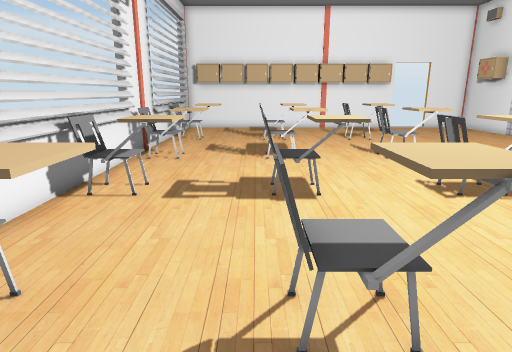
View 1 (above)

16 first-person views from a walk through a scene from a Unity 3-D project. The camera is 1.3 m above the floor, tilts 14° down and sees 75° across. The floor is counted in squares, 0.5 m on a side. Each view is taken from the middle of a square. On the plan, view 1 faces up. The plan holds only what a view shows up to about 20 squares ahead; the rest is blank. Some animated figures are not drawn. Door leaves are left out, so doorways stand open. Some surface patterns are stand-ins.

View 2
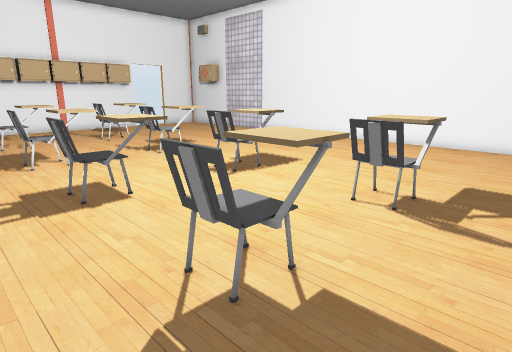

View 3
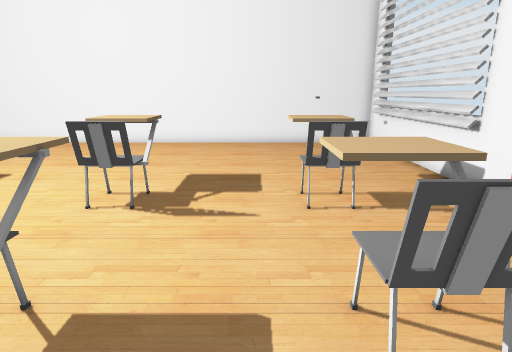

View 4
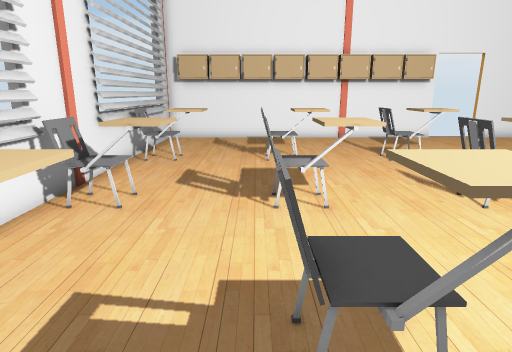

View 5
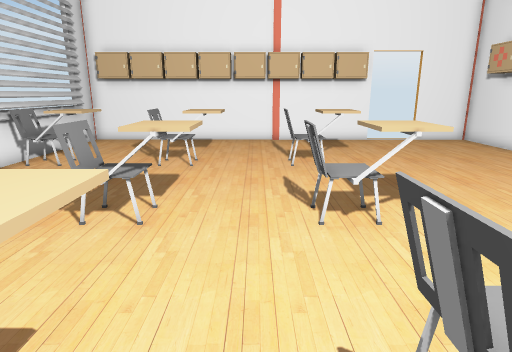

View 6
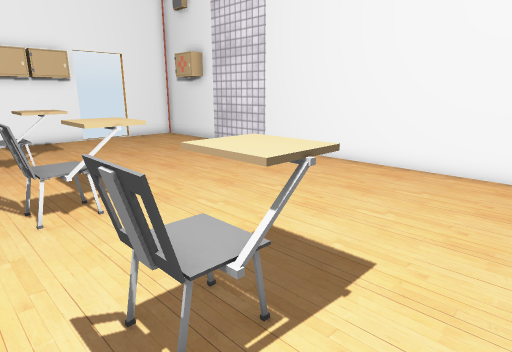

View 7
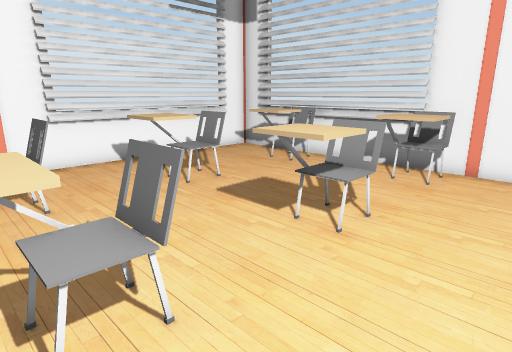

View 8
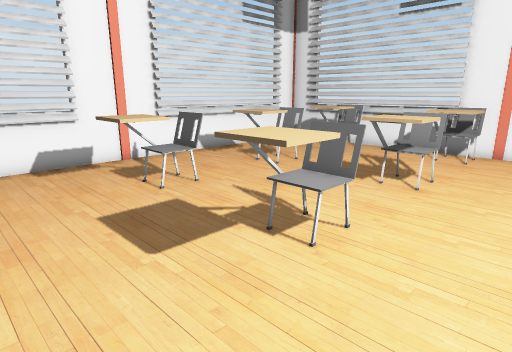

View 9
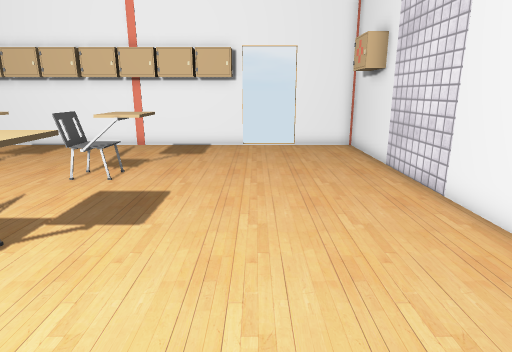

View 10
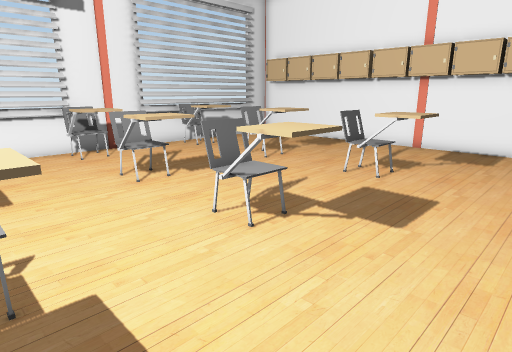

View 11
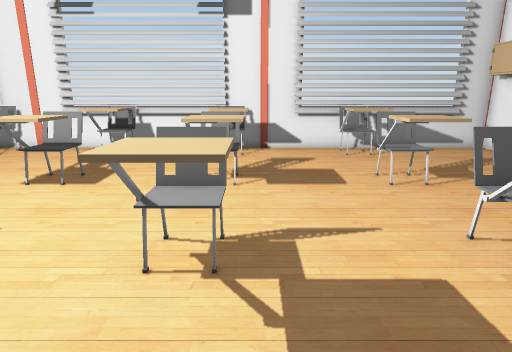

View 12
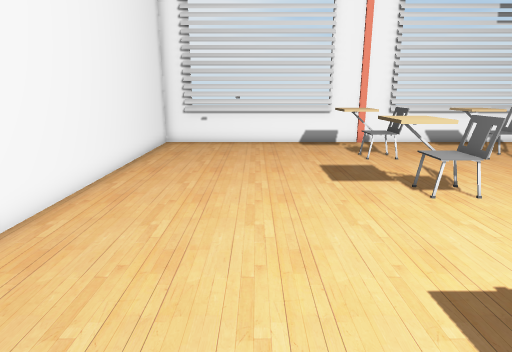

View 13
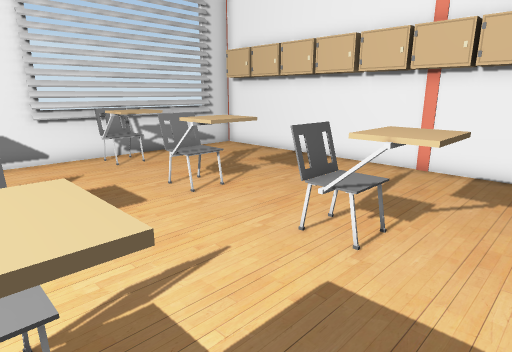

View 14
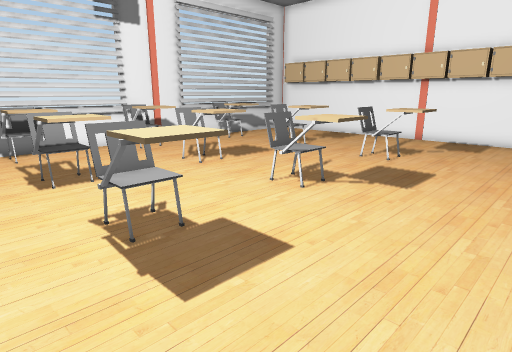

View 15
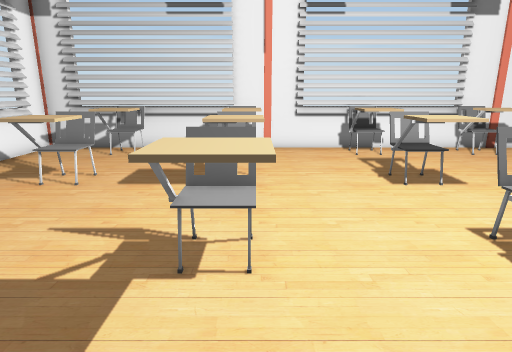

View 16
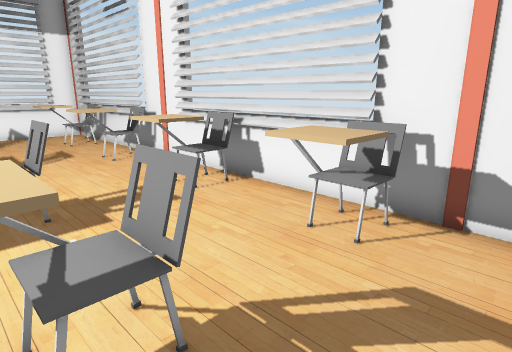

### Floor plan
Points are (right, up) in squares from view 1. A wall is a line through its corners. A room is listed if a view was taken in it or the views show most of it. See-through windows are left out.
Room 1 (views 1, 2, 3, 4, 5, 6, 7, 8, 9, 10, 11, 12, 13, 14, 15, 16)
walls: (3.6, 26) (-1.5, 26); (10.4, 26) (5.4, 26); (-5.2, 26) (-5.2, -6) (15.9, -6) (15.9, 26) (12.9, 26)
ways out: open door at (12, 26)
objects: chair (-4, 3) to (-2, 4); chair (-4, 8) to (-2, 10); chair (-4, 13) to (-2, 15); chair (-4, 19) to (-2, 20); locker (-4, 25) to (-3, 26); chair (-3, -2) to (-2, -1); locker (-2, 25) to (-1, 26); chair (0, -2) to (0, -1); chair (0, 3) to (3, 4); chair (0, 8) to (0, 9); chair (0, 13) to (0, 14); chair (0, 19) to (0, 20); locker (0, 25) to (1, 26); chair (2, -2) to (3, -1); chair (2, 8) to (3, 10); chair (2, 13) to (3, 15); chair (2, 19) to (3, 20); locker (2, 25) to (2, 26); locker (3, 25) to (4, 26); chair (5, -2) to (8, -1); chair (5, 3) to (8, 4); chair (5, 8) to (8, 10); chair (5, 13) to (8, 15); chair (5, 19) to (8, 20); locker (5, 25) to (6, 26); locker (7, 25) to (8, 26); locker (9, 25) to (10, 26)

Where each view was taken, in squares from view 1:
view 1: 0 up, 0 right, facing up
view 2: 0 up, 2 left, facing up-right
view 3: 0 up, 2 left, facing right
view 4: 6 up, 0 right, facing up
view 5: 7 up, 4 right, facing up
view 6: 6 up, 4 right, facing up-right
view 7: 7 up, 7 right, facing down-left
view 8: 7 up, 11 right, facing down-left
view 9: 9 up, 11 right, facing up
view 10: 9 up, 11 right, facing up-left
view 11: 15 up, 11 right, facing left
view 12: 12 up, 11 right, facing down
view 13: 14 up, 9 right, facing up-left
view 14: 6 up, 12 right, facing up-left
view 15: 4 up, 11 right, facing left
view 16: 17 up, 2 right, facing down-left
